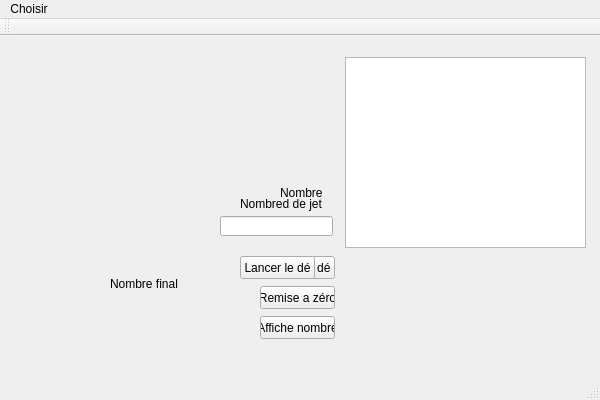
<?xml version="1.0" encoding="UTF-8"?>
<ui version="4.0">
 <class>CPPTP1Class</class>
 <widget class="QMainWindow" name="CPPTP1Class">
  <property name="geometry">
   <rect>
    <x>0</x>
    <y>0</y>
    <width>600</width>
    <height>400</height>
   </rect>
  </property>
  <property name="windowTitle">
   <string>CPPTP1</string>
  </property>
  <widget class="QWidget" name="centralWidget">
   <widget class="QLabel" name="label">
    <property name="geometry">
     <rect>
      <x>230</x>
      <y>160</y>
      <width>131</width>
      <height>51</height>
     </rect>
    </property>
    <property name="text">
     <string/>
    </property>
    <property name="alignment">
     <set>Qt::AlignCenter</set>
    </property>
   </widget>
   <widget class="QPushButton" name="pushButton">
    <property name="geometry">
     <rect>
      <x>260</x>
      <y>220</y>
      <width>75</width>
      <height>23</height>
     </rect>
    </property>
    <property name="text">
     <string>Lancer le dé</string>
    </property>
   </widget>
   <widget class="QPushButton" name="pushButton_2">
    <property name="geometry">
     <rect>
      <x>260</x>
      <y>250</y>
      <width>75</width>
      <height>23</height>
     </rect>
    </property>
    <property name="text">
     <string>Remise a zéro</string>
    </property>
   </widget>
   <widget class="QPushButton" name="pushButton_3">
    <property name="geometry">
     <rect>
      <x>260</x>
      <y>280</y>
      <width>75</width>
      <height>23</height>
     </rect>
    </property>
    <property name="text">
     <string>Affiche nombre</string>
    </property>
   </widget>
   <widget class="QLabel" name="label_2">
    <property name="geometry">
     <rect>
      <x>90</x>
      <y>250</y>
      <width>121</width>
      <height>41</height>
     </rect>
    </property>
    <property name="text">
     <string/>
    </property>
    <property name="alignment">
     <set>Qt::AlignCenter</set>
    </property>
   </widget>
   <widget class="QLabel" name="label_3">
    <property name="geometry">
     <rect>
      <x>280</x>
      <y>150</y>
      <width>47</width>
      <height>13</height>
     </rect>
    </property>
    <property name="text">
     <string>Nombre</string>
    </property>
   </widget>
   <widget class="QLabel" name="label_4">
    <property name="geometry">
     <rect>
      <x>110</x>
      <y>240</y>
      <width>91</width>
      <height>16</height>
     </rect>
    </property>
    <property name="text">
     <string>Nombre final</string>
    </property>
   </widget>
   <widget class="QLabel" name="label_5">
    <property name="geometry">
     <rect>
      <x>240</x>
      <y>160</y>
      <width>91</width>
      <height>16</height>
     </rect>
    </property>
    <property name="text">
     <string>Nombred de jet</string>
    </property>
   </widget>
   <widget class="QLineEdit" name="lineEdit">
    <property name="geometry">
     <rect>
      <x>220</x>
      <y>180</y>
      <width>113</width>
      <height>20</height>
     </rect>
    </property>
   </widget>
   <widget class="QPushButton" name="pushButton_4">
    <property name="geometry">
     <rect>
      <x>240</x>
      <y>220</y>
      <width>75</width>
      <height>23</height>
     </rect>
    </property>
    <property name="text">
     <string>Lancer le dé</string>
    </property>
   </widget>
   <widget class="QTableWidget" name="tableWidget">
    <property name="geometry">
     <rect>
      <x>345</x>
      <y>21</y>
      <width>241</width>
      <height>191</height>
     </rect>
    </property>
   </widget>
  </widget>
  <widget class="QMenuBar" name="menuBar">
   <property name="geometry">
    <rect>
     <x>0</x>
     <y>0</y>
     <width>600</width>
     <height>21</height>
    </rect>
   </property>
   <widget class="QMenu" name="menuChoirsir">
    <property name="title">
     <string>Choisir</string>
    </property>
    <addaction name="actionde"/>
    <addaction name="actiondehisto"/>
   </widget>
   <addaction name="menuChoirsir"/>
  </widget>
  <widget class="QToolBar" name="mainToolBar">
   <attribute name="toolBarArea">
    <enum>TopToolBarArea</enum>
   </attribute>
   <attribute name="toolBarBreak">
    <bool>false</bool>
   </attribute>
  </widget>
  <widget class="QStatusBar" name="statusBar"/>
  <action name="actionde">
   <property name="text">
    <string>de</string>
   </property>
  </action>
  <action name="actiondehisto">
   <property name="text">
    <string>dehisto</string>
   </property>
  </action>
 </widget>
 <layoutdefault spacing="6" margin="11"/>
 <resources>
  <include location="CPPTP1.qrc"/>
 </resources>
 <connections>
  <connection>
   <sender>pushButton</sender>
   <signal>clicked()</signal>
   <receiver>CPPTP1Class</receiver>
   <slot>tire()</slot>
   <hints>
    <hint type="sourcelabel">
     <x>297</x>
     <y>264</y>
    </hint>
    <hint type="destinationlabel">
     <x>299</x>
     <y>199</y>
    </hint>
   </hints>
  </connection>
  <connection>
   <sender>pushButton_3</sender>
   <signal>clicked()</signal>
   <receiver>CPPTP1Class</receiver>
   <slot>affichenombre()</slot>
   <hints>
    <hint type="sourcelabel">
     <x>297</x>
     <y>324</y>
    </hint>
    <hint type="destinationlabel">
     <x>299</x>
     <y>199</y>
    </hint>
   </hints>
  </connection>
  <connection>
   <sender>pushButton_2</sender>
   <signal>clicked()</signal>
   <receiver>CPPTP1Class</receiver>
   <slot>remise()</slot>
   <hints>
    <hint type="sourcelabel">
     <x>297</x>
     <y>294</y>
    </hint>
    <hint type="destinationlabel">
     <x>299</x>
     <y>199</y>
    </hint>
   </hints>
  </connection>
  <connection>
   <sender>actiondehisto</sender>
   <signal>triggered()</signal>
   <receiver>CPPTP1Class</receiver>
   <slot>denormal()</slot>
   <hints>
    <hint type="sourcelabel">
     <x>-1</x>
     <y>-1</y>
    </hint>
    <hint type="destinationlabel">
     <x>299</x>
     <y>199</y>
    </hint>
   </hints>
  </connection>
  <connection>
   <sender>actionde</sender>
   <signal>triggered()</signal>
   <receiver>CPPTP1Class</receiver>
   <slot>dehisto()</slot>
   <hints>
    <hint type="sourcelabel">
     <x>-1</x>
     <y>-1</y>
    </hint>
    <hint type="destinationlabel">
     <x>299</x>
     <y>199</y>
    </hint>
   </hints>
  </connection>
  <connection>
   <sender>pushButton_4</sender>
   <signal>clicked()</signal>
   <receiver>CPPTP1Class</receiver>
   <slot>tiredehisto()</slot>
   <hints>
    <hint type="sourcelabel">
     <x>277</x>
     <y>264</y>
    </hint>
    <hint type="destinationlabel">
     <x>299</x>
     <y>199</y>
    </hint>
   </hints>
  </connection>
 </connections>
 <slots>
  <slot>tire()</slot>
  <slot>affichenombre()</slot>
  <slot>remise()</slot>
  <slot>denormal()</slot>
  <slot>dehistorique()</slot>
  <slot>tiredehisto()</slot>
 </slots>
</ui>
